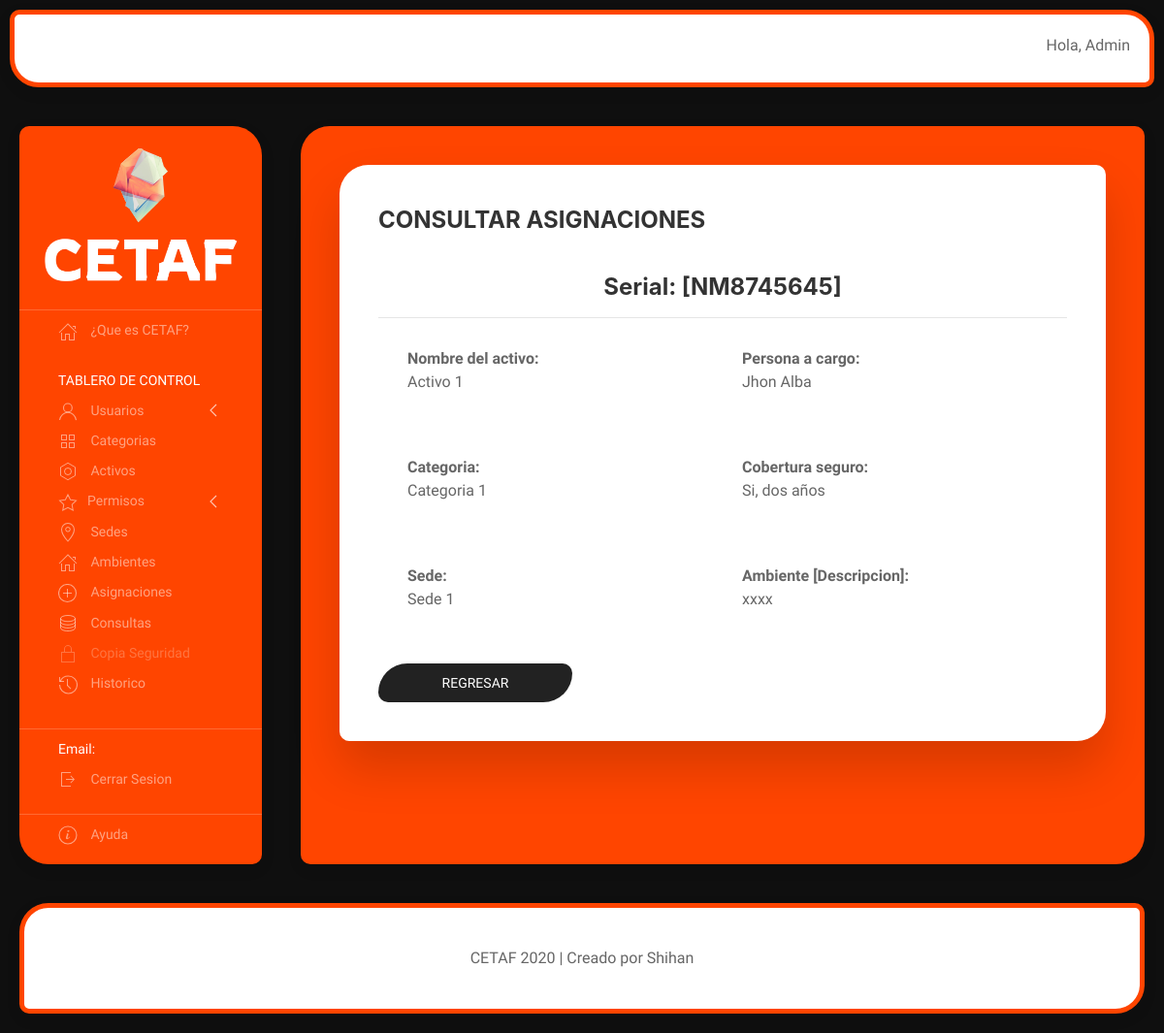
Screenshot of /consultas/1/ (signed in) with the database file from the repository.
### cetaf/models.py (models this page shows, shortened)
class Asignacion(models.Model):
    nombre_activo = models.OneToOneField(Activo, on_delete=models.CASCADE)
    persona_responsable = models.CharField(max_length=50)
    sede_asignada = models.ForeignKey(Sede, on_delete=models.CASCADE)
    ambiente_asignado = models.ForeignKey(Ambiente, on_delete=models.CASCADE)
    fecha_inicio = models.DateField()
    fecha_fin = models.DateField()
    descripcion = models.TextField()
    class Meta:
        permissions = [
            ("view_consulta", "Ver consultas"),
            ("add_consulta", "Agregar consultas"),
            ("change_consulta", "Editar consultas"),
            ("delete_consulta", "Eliminar consultas"),
        ]

class Activo(models.Model):
    nombre = models.CharField(max_length=50)
    categoria = models.ForeignKey(Categoria, on_delete=models.CASCADE)
    num_serie = models.CharField(max_length=50)
    fecha_compra = models.DateField()
    cobertura_seguro = models.CharField(max_length=200)
    valor_compra = models.IntegerField(default=0)
    garantia = models.CharField(max_length=200)
    fecha_puesto_servicio = models.DateField()
    descripcion = models.TextField()
    vida_util = models.FloatField(default=0)
    valor_residual = models.IntegerField(default=0)
    def __str__(self):
        return self.nombre

class Categoria(models.Model):
    nombre = models.CharField(max_length=50)
    descripcion = models.TextField()
    def __str__(self):
        return self.nombre

class Sede(models.Model):
    nombre = models.CharField(max_length=50)
    ciudad = models.CharField(max_length=50)
    def __str__(self):
        return self.nombre

class Ambiente(models.Model):
    nombre = models.CharField(max_length=50)
    descripcion = models.TextField()

### cetaf/views.py (the view)
# urls.py: path('consultas/<int:_id>/', views.detalle_consulta, name='detalle_consulta'),
@login_required(login_url="login")
@permission_required('cetaf.view_consulta', raise_exception=True)
def detalle_consulta(request, _id):
    try:
        consulta = Asignacion.objects.get(pk = _id)
    except Asignacion.DoesNotExist:
        return render(request, '404.html', status=404)
    return render(request, 'consultas/detalle_consulta.html', {'consulta': consulta})

### cetaf/templates/consultas/detalle_consulta.html (shortened to what this page needs)
{% extends "consultas/index.html" %}
{% block contenido_consulta %}
    <div class="uk-modal-header" style="color: black; text-align: center;">
        <h3 class="uk-text-bold">Serial: [{{consulta.nombre_activo.num_serie}}]</h3>
    </div>
    <div class="uk-modal-body">
        <dl>
            <div class="uk-child-width-expand@s" uk-grid>
                <div>
                    <dt>Nombre del activo:</dt>
                    <dd>{{consulta.nombre_activo}}</dd>
                    <br>
                </div>
                <div>
                    <dt>Persona a cargo:</dt>
                    <dd>{{consulta.persona_responsable}}</dd>
                    <br>
                </div>
            </div>
            <div class="uk-child-width-expand@s" uk-grid>
                <div>
                    <dt>Categoria:</dt>
                    <dd>{{consulta.nombre_activo.categoria}}</dd>
                    <br>
                </div>
                <div>
                    <dt>Cobertura seguro:</dt>
                    <dd>{{consulta.nombre_activo.cobertura_seguro}}</dd>
                    <br>
                </div>
            </div>
            <div class="uk-child-width-expand@s" uk-grid>
                <div>
                    <dt>Sede:</dt>
                    <dd>{{consulta.sede_asignada}}</dd>
                    <br>
                </div>
                <div>
                    <dt>Ambiente [Descripcion]:</dt>
                    <dd>{{consulta.ambiente_asignado.descripcion}}</dd>
                    <br>
                </div>
            </div>
        </dl>
    </div>
    <a class="uk-button uk-button-secondary" href="{% url 'lts_consulta' %}" style="border-radius: 30px 10px; width: 200px;">Regresar</a>
{% endblock contenido_consulta %}

### cetaf/templates/home/index.html (shortened to what this page needs)
<!doctype html>
{% load static %}
<html lang="es">
    <head>
        <link rel="stylesheet" href="{% static 'contenido/uikit/uikit.min.css' %}">
        <link rel="stylesheet" href="{% static 'contenido/estilo.css' %}">
    </head>
    <body>
        <div uk-grid>
            <div class="uk-width-expand@m">
                <div class="uk-card uk-card-default uk-card-body barra-superior">
                    <span class="uk-float-right">
                        Hola,
                        {{user.username}}
                    </span>
                </div>
            </div>
        </div>
        <div uk-grid>
            <div class="uk-visible@m">
                <div class="uk-card uk-card-default uk-card-body menu-lateral uk-light">
                    <ul class="uk-nav-default uk-nav-parent-icon" uk-nav>
                        <div class="uk-text-center">
                            <a href="{% url 'index' %}"><img src="{% static 'contenido/imagenes/logo_6.png' %}" alt="avatar" width="250px"></a>
                        </div>
                        <li class="uk-nav-divider"></li>
                        <li><a href="{% url 'acercade' %}"><span class="uk-margin-small-right" uk-icon="icon: home"></span> ¿Que es CETAF?</a></li>
                        <li class="uk-nav-header" style="margin-top:20px">TABLERO DE CONTROL</li>
                        <li class="uk-parent">
                            <a href="{% url 'crear_usuarios' %}" class=""><span class="uk-margin-small-right" uk-icon="icon: user"></span> Usuarios</a>
                        </li>
                        <li><a href="{% url 'lts_categoria' %}"><span class="uk-margin-small-right" uk-icon="icon: thumbnails"></span> Categorias</a></li>
                        <li><a href="{% url 'lts_activo' %}"><span class="uk-margin-small-right" uk-icon="icon: nut"></span> Activos</a></li>
                        <li class="uk-parent">
                            <a href="{% url 'lts_usuarios' %}" class=""><span class="uk-margin-small-right" uk-icon="icon: star"></span>Permisos</a>
                        </li>
                        <li><a href="{% url 'lts_sedes' %}"><span class="uk-margin-small-right" uk-icon="icon: location"></span> Sedes</a></li>
                        <li><a href="{% url 'lts_ambiente' %}"><span class="uk-margin-small-right" uk-icon="icon: home"></span> Ambientes</a></li>
                        <li><a href="{% url 'lts_asignacion' %}"><span class="uk-margin-small-right" uk-icon="icon: plus-circle"></span> Asignaciones</a></li>
                        <li><a href="{% url 'lts_consulta' %}" ><span class="uk-margin-small-right" uk-icon="icon: database"></span> Consultas</a></li>
                        <li><a href="#" class="deshabilitar"><span class="uk-margin-small-right" uk-icon="icon: lock"></span> Copia Seguridad</a></li>
                        <li><a href="{% url 'historial' %}"><span class="uk-margin-small-right" uk-icon="icon: history"></span> Historico</a></li>
                        <li class="uk-nav-divider" style="margin-top:30px"></li>
                        <li class="uk-active"><a><span>Email:</span></a></li>
                        {% if user.is_authenticated %}
                          <li><a href="{% url 'logout' %}"><span class="uk-margin-small-right" uk-icon="icon: sign-out"></span> Cerrar Sesion</a></li>
                        {% else %}
                          <li><a href="{% url 'login' %}"><span class="uk-margin-small-right" uk-icon="icon: sign-in"></span> Iniciar Sesion</a></li>
                        {% endif %}
                        <li class="uk-nav-divider" style="margin-top:20px"></li>
                        <li><a href="{% url 'ayuda' %}"><span class="uk-margin-small-right" uk-icon="icon: info"></span> Ayuda</a></li>
                  </ul>
                </div>
            </div>
            <div class="uk-width-expand@m">
                <div class="uk-card uk-card-default uk-card-body contenido-central">
                    {% block contenido %}{% endblock %}
                </div>
            </div>
        </div>
        <div uk-grid>
            <div class="uk-width-expand@m" style="margin-bottom: 20px">
                <div class="uk-card uk-card-default uk-card-body firma" style="text-align:center;">
                    <span>CETAF 2020 | Creado por Shihan</span>
                </div>
            </div>
        </div>
    </body>
</html>

### cetaf/templates/home/index.html (style rules this page uses)
html { background: #0f0f0f; background-size: cover; background-attachment: fixed; }
body { font-family: 'Inconsolata', monospace; }
.firma { float: bottom; margin-left: 20px; margin-right: 20px; border-radius: 30px 10px; opacity: 1; border: solid 5px orangered; }
.barra-superior { margin: 10px; padding: 20px; border-radius: 10px 30px; border: solid 5px orangered; height: 80px; }
@media (min-width: 900px) { .contenido-central { border-radius: 30px 10px; margin-right: 20px; margin-bottom: 20px; height: 100%; opacity: 1; background: orangered; } }
@media (min-width: 900px) { .menu-lateral { min-width: 250px; margin-left: 20px; margin-bottom: 20px; border-radius: 10px 30px; height: 100%; opacity: 1; background: orangered; } }
.deshabilitar { color: currentColor; cursor: not-allowed; opacity: 0.5; text-decoration: none; }

### rows the page displays
Asignacion: nombre_activo.num_serie "NM8745645", nombre_activo "Activo 1", persona_responsable "Jhon Alba", nombre_activo.categoria "Categoria 1", nombre_activo.cobertura_seguro "Si, dos años", sede_asignada "Sede 1", ambiente_asignado.descripcion "xxxx"

### other values shown
{{ user.username }} "Admin"
